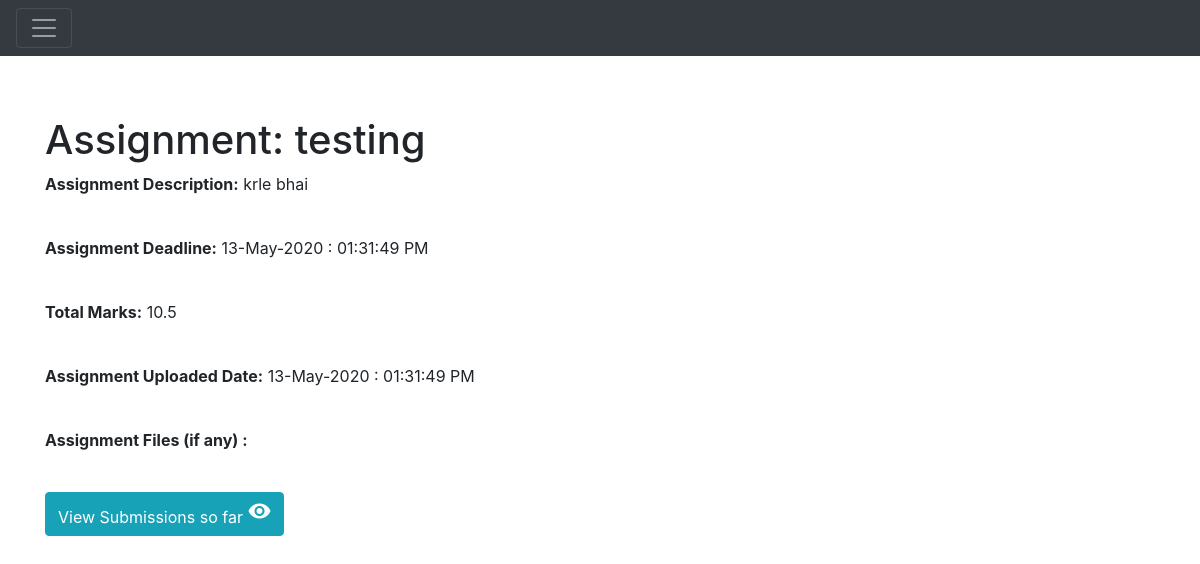
Before: /assignments/detail/1 (signed in) with the older database file.
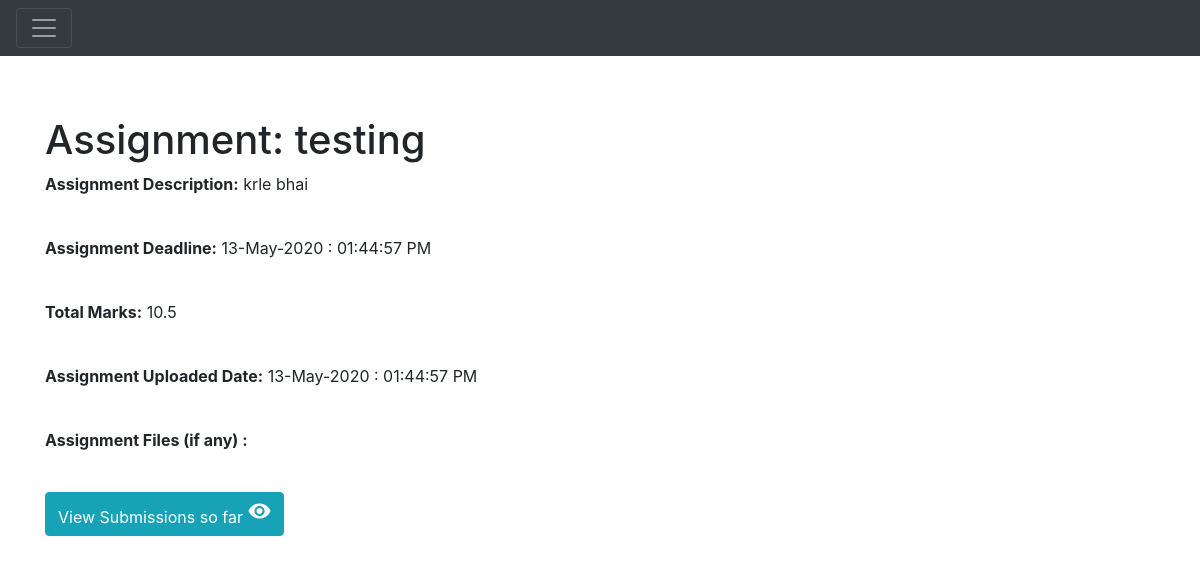
After: the same page with the newer database file.
### Application/models.py (models this page shows)
class Assignment(db.Model):
    __tablename__ = "assignments"
    assignmentId = db.Column(
        db.Integer,
        primary_key=True,
        autoincrement=True
    )
    assignmentName = db.Column(
        db.String(120),
        nullable=False
    )
    assignmentDesc = db.Column(
        db.String(255),
        nullable=False
    )
    assignmentDeadline = db.Column(
        db.DateTime
    )
    courseId = db.Column(db.Integer, db.ForeignKey('courses.courseId'))
    course = relationship("Course", backref="assignments")
    totalMarks = db.Column(db.Float, nullable=False)
    uploadDateTime = db.Column(db.DateTime, nullable=False)

### Application/assignments.py (the view)
@app.route('/assignments/detail/<id>', methods=['GET'])
def getAssignmentDetailById(id):
    assignment = models.Assignment.query.filter_by(assignmentId=id).first()
    if not assignment:
        flash('Assignment did not exist')
        return redirect('/home')
    isTeacher = models.Enrollment.query.filter_by(courseId=assignment.courseId,userId=session['id']).first().enrollmentRole == models.EnrollmentRole.Teacher
    return render_template('assignment.html', assignment=assignment,isTeacher=isTeacher)

### Application/templates/assignment.html (shortened to what this page needs)
{% extends 'main.html' %}
{% block head %}
{{ super() }}
{% endblock %}
{% block body %}
{{ super() }}
<div class="container" style="margin-top: 5%">
    <h1>Assignment: {{ assignment.assignmentName }}</h1>
    <div>
        <p><b>Assignment Description:</b> {{ assignment.assignmentDesc }}</p>
        <br>
        <p><b>Assignment Deadline:</b> {{ assignment.assignmentDeadline.strftime('%d-%b-%Y : %I:%M:%S %p') }}</p>
        <br>
        <p><b>Total Marks:</b> {{ assignment.totalMarks }}</p>
        <br>
        <p><b>Assignment Uploaded Date:</b> {{ assignment.uploadDateTime.strftime('%d-%b-%Y : %I:%M:%S %p') }}</p>
        <br>
        <p><b>Assignment Files (if any) :</b></p>
        <br>
        <a class="btn btn-info" href= {{ url_for('assignmentSubmission',id=assignment.assignmentId) }}>
            View Submissions so far
            <i class="material-icons md-48">visibility</i>
        </a>
    </div>
</div>
{% endblock %}

Changed rows visible on the page:
changed Assignment "testing": assignmentDeadline "13-May-2020 : 01:31:49 PM" → "13-May-2020 : 01:44:57 PM"; uploadDateTime "13-May-2020 : 01:31:49 PM" → "13-May-2020 : 01:44:57 PM"
